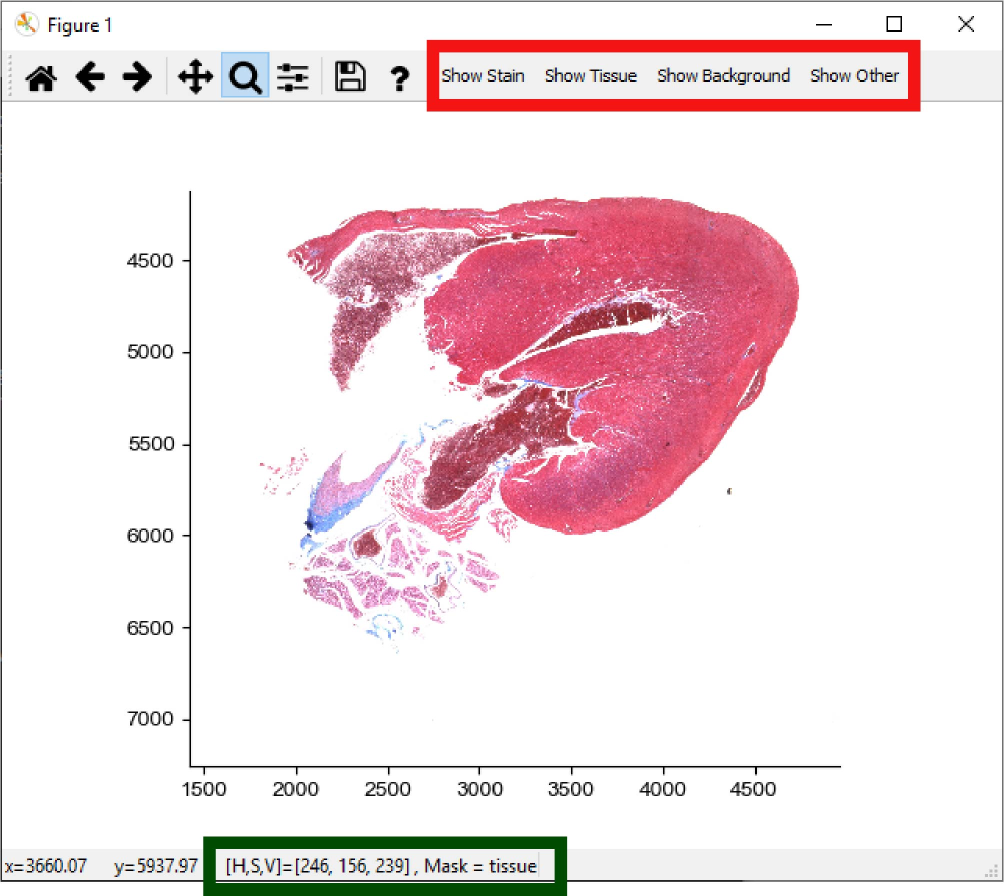
#> input picture images/color_rules_view.jpg, 2008 x 1791 px (shown at 1/2 size)
$ python 'Automated Fibrosis Analysis Toolkit.py'
#> lines starting #> are read from the running program, lines starting #| are printed output that depends on the picture; after the words box and inside, x2 and y2 are one past the last pixel; in counts of white or black regions, pixels touching at a corner belong together; long printed decimals are rounded
### fibrosis.py
#!/usr/bin/env python3
# -*- coding: utf-8 -*-
"""
Blue Fibrosis Analysis

This file contains the body of loading analyzing and saving the images
for the specific algorithms see fibrosis_analysis.py and settings.py
"""

import matplotlib.pyplot as plt
import tkinter as tk
from tkinter import filedialog
import numpy as np
from skimage import io, color, img_as_float, img_as_uint
from PIL import Image

import settings
from settings import createColorMasks
from fibrosis_segmentation import findBlueAndRed, findWhite

#covers everything not selected by the mask and plots it
# [4 lines left out: function showMask, not called in this run]

#covers everything not selected by the mask
def coverUnMasked(im,mask):
    im_copy = img_as_uint(im)
    im_copy[np.logical_not(mask),:] = 0
    return im_copy

#increases the saturation to 100% for everything selected by the mask
def beautify(colorMask, HSV):
    im_copy = HSV.copy()
    im_copy[colorMask,1] = 255
    return im_copy

#dummy class to have the data dynamically assigned to it
class Data(object):
    pass

#prints the summary text from the analysis of one file
def printTextOne(filename, data):
    print(filename)
    print('Pixels counts:')
    print('\tPass 1: Red: {red1}, Blue: {blue1}, White: {white1}, Other: {other1}'.format(**data.colorCounts))
    print('\tFinal: Red: {red2}, Blue: {blue2}, White: {white2}, Other: {other2}'.format(**data.colorCounts))
    print('The percent fibrosis in relation to the red tissue is %{}'.format(data.pfibvred))

#saves the images generated by the analysis
def saveOne(filename, savedir, data):
    if savedir is None or len(savedir) == 0:
        return
    filename = filename.split('.')[0]

    savename = '{}/{}_{{}}.jpeg'.format(savedir,filename)

    io.imsave(savename.format('original'), data.RGB)

    if settings.show_firstPass:
        io.imsave(savename.format('RedMask1'), coverUnMasked(data.RGB, data.redMask1))
        io.imsave(savename.format('BlueMask1'), coverUnMasked(data.RGB, data.blueMask1))
        io.imsave(savename.format('WhiteMask1'), coverUnMasked(data.RGB, data.whiteMask1))
        io.imsave(savename.format('OtherMask1'), coverUnMasked(data.RGB, data.otherMask1))

    io.imsave(savename.format('RedMaskFinal'), coverUnMasked(data.RGB, data.redMask2))
    io.imsave(savename.format('BlueMaskFinal'), coverUnMasked(data.RGB, data.blueMask2))
    io.imsave(savename.format('WhiteMaskFinal'), coverUnMasked(data.RGB, data.whiteMask2))
    io.imsave(savename.format('OtherMaskFinal'), coverUnMasked(data.RGB, data.otherMask2))

    io.imsave(savename.format('BeautiyBlue'), img_as_uint(color.hsv2rgb(data.beautifyBlue)))

#plots the images generated by analysis
def plotOne(filename, data):
    if not settings.show_images:
        return
    ## Display orginal image
    plt.figure();
    plt.title(filename);
    plt.axis('off')
    plt.imshow(data.RGB);

    if settings.show_firstPass:
        plt.figure(figsize = (1,2))
        plt.subplot(1,2,1)

        showMask(data.RGB, data.redMask1, 'Red Mask 1')
        plt.subplot(1,2,2)
        showMask(data.RGB, data.blueMask1, 'Blue Mask 1')

        plt.figure(figsize = (1,2))
        plt.subplot(1,2,1)
        showMask(data.RGB, data.whiteMask1, 'White Mask 1')
        plt.subplot(1,2,2)
        showMask(data.RGB, data.otherMask1, 'Other Mask 1')

    plt.figure(figsize = (1,2))
    plt.subplot(1,2,1)
    showMask(data.RGB, data.redMask2, 'Red Mask')
    plt.subplot(1,2,2)
    showMask(data.RGB, data.blueMask2, 'Blue Mask')

    plt.figure(figsize = (1,2))
    plt.subplot(1,2,1)
    showMask(data.RGB, data.whiteMask2, 'White Mask')
    plt.subplot(1,2,2)
    showMask(data.RGB, data.otherMask2, 'Other Mask')

    plt.figure()
    plt.title('Beautify Fibrosis')
    plt.axis('off')
    plt.imshow(color.hsv2rgb(data.beautifyBlue))

#process one file, dividing the file into blue (fibrosis), red (tissue), white, and unclassified
def processOne(im):
    RGB = np.asarray(im.convert('RGB'))
    HSV = np.asarray(im.convert('HSV'))
    LAB = color.rgb2lab(RGB)

# [10 lines of commented-out code are left out]
    whiteMask1, redMask1, blueMask1, otherMask1 = createColorMasks(HSV, RGB)
    otherwhiteMask = findWhite(whiteMask1,redMask1,blueMask1,otherMask1,LAB)
    otherMask = otherMask1 & np.logical_not(otherwhiteMask)
    whiteMask = whiteMask1 | otherwhiteMask

    #catagorize other
    otherredMask, otherblueMask, otherotherMask = findBlueAndRed(otherwhiteMask,redMask1,blueMask1,otherMask,LAB)

    redMask = redMask1 | otherredMask
    blueMask = blueMask1 | otherblueMask

    beautifyBlue = beautify(blueMask, HSV)
    colorCounts = {'red1':np.sum(redMask1),'blue1':np.sum(blueMask1),
                   'white1':np.sum(whiteMask1),'other1':np.sum(otherMask1),
                   'red2':np.sum(redMask),'blue2':np.sum(blueMask),
                   'white2':np.sum(whiteMask),'other2':np.sum(otherotherMask)
                   }
    # Calculate the area of the red pixels
    redcount = np.sum(redMask)
    bluecount = np.sum(blueMask)
    pfibvred=100*(bluecount/(bluecount+redcount))

    data = Data()
    data.RGB = RGB
    data.HSV = HSV
    data.redMask1 = redMask1
    data.blueMask1 = blueMask1
    data.whiteMask1 = whiteMask1
    data.otherMask1 = otherMask1
    data.redMask2 = redMask
    data.blueMask2 = blueMask
    data.whiteMask2 = whiteMask
    data.otherMask2 = otherotherMask
    data.beautifyBlue = beautifyBlue
    data.colorCounts = colorCounts
    data.pfibvred = pfibvred
    return data

#gethers user input and processes all files, saving and ploting as requested
def main():
    root = tk.Tk()
    root.withdraw()
    filepaths =  filedialog.askopenfilenames(title='Select Files for Fibrosis')
#> the answer given: images/color_rules_view.jpg
    if len(filepaths) == 0:
        return
    root = tk.Tk()
    root.withdraw()
    savefile = filedialog.asksaveasfile(title='Save Analysis to csv',defaultextension='.csv',filetypes=[('csv files', '.csv')])
    if savefile is not None:
        savefile.write('file name, % fibrosis, red count 1, blue count 1, white count 1, other count 1, red count 2, blue count 2, white count 2, other count 2\n')
    savedir = None
    if settings.save_images:
        savedir = filedialog.askdirectory(title='Directory to save images')
#> the answer given: images


    for filepath in filepaths:
        im = Image.open(filepath)
#> im is the input picture: PIL image 2008x1791 RGB; mean R, G, B 240.6, 223.7, 226.9

        filename = filepath.split('/')[-1]
        data = processOne(im)

        bluePix1 = data.RGB[data.blueMask1][:,2]
        bluePix2 = data.RGB[data.blueMask2][:,2]
# [4 lines of commented-out code are left out]

        printTextOne(filename, data)
        plotOne(filename, data)
        saveOne(filename, savedir, data)

        if savefile is not None:
            savefile.write('{}, {}, {red1}, {blue1}, {white1}, {other1}, {red2}, {blue2}, {white2}, {other2}\n'.format(filename,data.pfibvred,**data.colorCounts))
#    plt.show()
    if savefile is not None:
        savefile.close()

# [2 lines that do not run on import are left out]

### settings.py
#!/usr/bin/env python3
# -*- coding: utf-8 -*-
import numpy as np

min_blue_saturation = 0*255

###############################################################################
# this function creates the color masks
# change it if the first pass is picking up the wrong colors
def createColorMasks(HSV, RGB):
#    whiteMask = LAB[...,0] > 70
#    redMask = (LAB[...,1] > 10) & (LAB[...,2] > 0) & np.logical_not(whiteMask)
#    blueMask = (LAB[...,2] < 0) & (LAB[...,1] < 15) & np.logical_not(whiteMask) & np.logical_not(redMask)

    whiteMask = (HSV[...,1] <= 0.06*255) & (HSV[...,2] >= 0.8*255)
    redMask = (0.78*255 < HSV[...,0]) & (HSV[...,0] < 1*255) & np.logical_not(whiteMask)
    blueMask = (0.69*255 < HSV[...,0]) & (HSV[...,0] < 0.72*255) & (HSV[...,1] >= min_blue_saturation) & np.logical_not(whiteMask)
    otherMask = np.logical_not(whiteMask|blueMask|redMask)
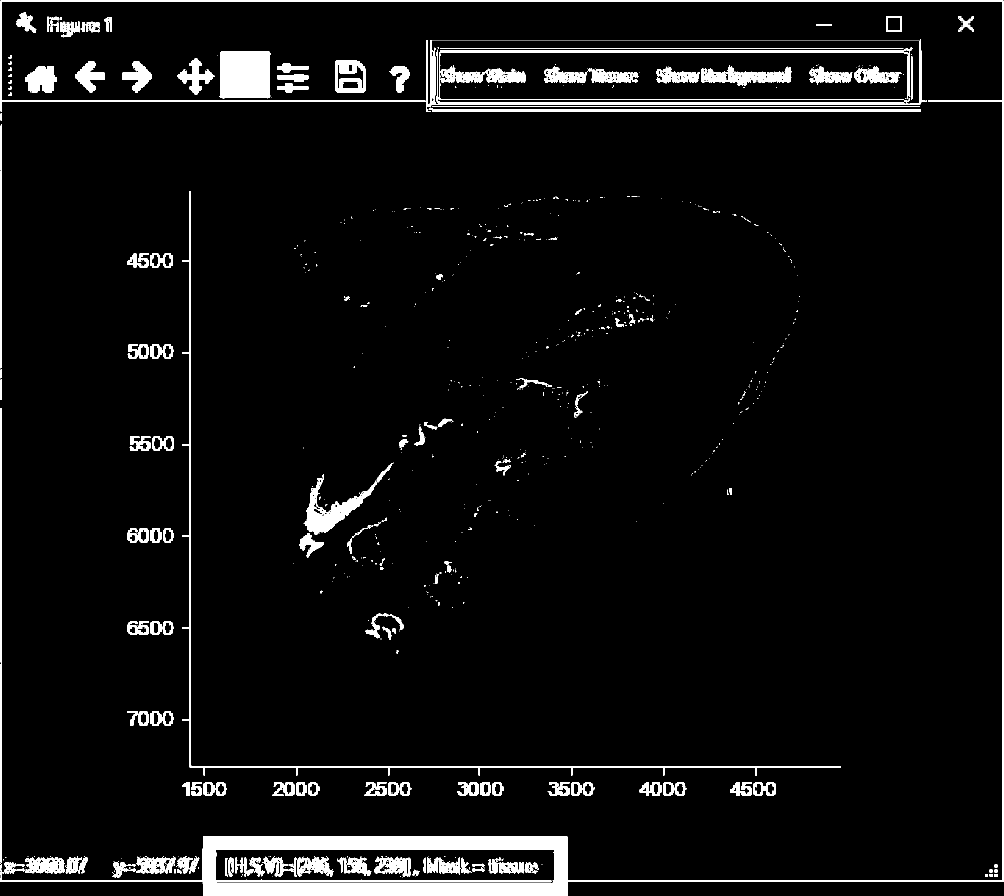
#> otherMask: shape (1791, 2008) bool (shown at 1/2 size); 5.3% white; 1269 white regions (1110 under 20 px), largest, box (x1, y1, x2, y2) and area: (0, 1, 2007, 1791) 66892, (852, 79, 1850, 224) 17886, (439, 102, 541, 197) 9220

    return whiteMask, redMask, blueMask, otherMask

###############################################################################
# k neighbors classifier settings
## this is the second pass which attempts to classify pixes missed in the first
## pass into blue, red, or unidentifiable. It does not classify white, that is
## is done separately

#raw settings for KNeighborsClassifier
#see https://scikit-learn.org/stable/modules/generated/sklearn.neighbors.KNeighborsClassifier.html#sklearn.neighbors.KNeighborsClassifier
KNN : dict = {'n_neighbors':5, 'n_jobs':-1}

# dont classify points if the color is very different from red, blue or white
useWeights : bool = False
# number of standard deviations which makes a color very different
stdevMultiplier : float = 2

# minimum fraction of neighbors with the same label needed to classify a pixel
#default 1 or 100% of neighbors must be the same
min_consensus : float = 0.8

# fraction of the number of colored pixels
# this is used becase if all white values were taken it would take prohibitively
# long so instead a random sample of white values are added in
# increase this to decrease the variability in results
# should be greater than 0
frac_white : float = 0.25
frac_blue : float = 0.95
frac_red : float = 0.75

max_blue : int = 500000
max_red : int = 1000000

###############################################################################
# other settings

# show masks of the color filter results
show_firstPass = False

# save mask images to a directory
save_images = True

# show image plots
show_images = False
###############################################################################

### fibrosis_segmentation.py
#!/usr/bin/env python3
# -*- coding: utf-8 -*-
"""
This file contains the additional color segmentation algorithms used after the
color filters have been run
"""


import sklearn.linear_model as lm
import sklearn.neighbors as nei
import numpy as np

import settings

#categorize white pixes in other/unknown given the pixes which are white and
#colored from the rest of the image
def whiteVsColor(whiteMask,colorMask,otherMask,HSV):
    labels = np.ones(shape=(HSV.shape[0],HSV.shape[1]))*-1
    labels[whiteMask] = 0
    labels[colorMask] = 1

    HSVflat = np.reshape(HSV, (HSV.shape[0]*HSV.shape[1],3))
    labelsFlat = labels.flatten()
    whereCat = np.where(labelsFlat != -1)[0]
    whereOther = np.where(otherMask.flatten())[0]
    labelsFlatCat = labelsFlat[whereCat]
    HSVflatOther = HSVflat[whereOther,:]
    HSVflatCat = HSVflat[whereCat,:]

    regress = lm.LinearRegression(n_jobs=-1)
    #regress = lm.Lars()
    regress.fit(HSVflatCat,labelsFlatCat)
    pred = regress.predict(HSVflatOther)
    pred_round = np.round(pred)
    #print(pred.min(),pred.max())

    whereOther2D = np.where(otherMask)
#> whereOther2D = 190519 positions, rows 1 to 1790, columns 0 to 2006
    otherwhiteMask = otherMask.copy()
    otherwhiteMask[whereOther2D[0][pred_round!=0],whereOther2D[1][pred_round!=0]] = False

    return otherwhiteMask

#segement out the white from other/unknown
#this uses linear regression on the already categorized white in order to
#predict which uncategorized pixels may be white
def findWhite(whiteMask,redMask,blueMask,otherMask,HSV):
    whiteVRedMask = whiteVsColor(whiteMask,redMask,otherMask,HSV)
    whiteVBlueMask = whiteVsColor(whiteMask,blueMask,otherMask,HSV)
    otherwhiteMask = whiteVRedMask & whiteVBlueMask
    return otherwhiteMask

#segement out blue and red from other/unkown
#this uses KNN to predict the color label for unkown pixels
def findBlueAndRed(whiteMask,redMask,blueMask,otherMask,LAB):
    # [9 lines left out: function getWeights, not called in this run]

    whereBlue = np.where(blueMask)
#> whereBlue = 1555 positions, rows 35 to 1762, columns 1 to 1855
    whereRed = np.where(redMask)
#> whereRed = 509074 positions, rows 33 to 1763, columns 1 to 1850
    whereWhite = np.where(whiteMask)
#> whereWhite = 103918 positions, rows 1 to 1790, columns 0 to 2006

    numBlue = int(settings.frac_blue*len(whereBlue[0]))
#> numBlue = 1477
    numBlue = numBlue if numBlue < settings.max_blue else settings.max_blue
    numRed = int(settings.frac_red*len(whereRed[0]))
#> numRed = 381805
    numRed = numRed if numRed < settings.max_red else settings.max_red
    numWhite = int((numRed+numBlue)*settings.frac_white)
#> numWhite = 95820

    blueIdx = np.random.randint(0, len(whereBlue[0]), numBlue)
#> blueIdx = 1477 values, max 1552 at index 180, min 0 at index 518, mean 777.2
    redIdx = np.random.randint(0, len(whereRed[0]), numRed)
    whiteIdx = np.random.randint(0, len(whereWhite[0]), numWhite)

    labels = np.ones(shape=(LAB.shape[0],LAB.shape[1]))*-1
    labels[whereRed[0][redIdx], whereRed[1][redIdx]] = 0
    labels[whereBlue[0][blueIdx], whereBlue[1][blueIdx]] = 1
    labels[whereWhite[0][whiteIdx],whereWhite[1][whiteIdx]] = 2

    HSVflat = np.reshape(LAB, (LAB.shape[0]*LAB.shape[1],3))
    labelsFlat = labels.flatten()

    whereCat = np.where(labelsFlat != -1)[0]
    whereOther = np.where(otherMask.flatten())[0]
    labelsFlatCat = labelsFlat[whereCat]
    HSVflatOther = HSVflat[whereOther,:]
    HSVflatCat = HSVflat[whereCat,:]

    if settings.useWeights and 'weights' not in settings.KNN:
        settings.KNN['weights'] = getWeights

    regress = nei.KNeighborsClassifier(**settings.KNN)
    regress.fit(HSVflatCat,labelsFlatCat)
    pred_prob = regress.predict_proba(HSVflatOther)
    pred_round = np.argmax(pred_prob,axis=1)
    max_prob = np.max(pred_prob,axis=1)
    pred_round[max_prob < settings.min_consensus] = -1
    pred_round[pred_round == 2] = -1

    whereOther2D = np.where(otherMask)
#> whereOther2D = 86601 positions, rows 2 to 1763, columns 1 to 2005
    otherredMask = otherMask.copy()
    otherredMask[whereOther2D[0][pred_round!=0],whereOther2D[1][pred_round!=0]] = False
    otherblueMask = otherMask.copy()
    otherblueMask[whereOther2D[0][pred_round!=1],whereOther2D[1][pred_round!=1]] = False
    otherotherMask = otherMask.copy()
    otherotherMask[whereOther2D[0][pred_round!=-1],whereOther2D[1][pred_round!=-1]] = False

    return otherredMask, otherblueMask, otherotherMask

### Automated Fibrosis Analysis Toolkit.py
#!/usr/bin/env python3
# -*- coding: utf-8 -*-

if __name__ == "__main__":
    try:
        from fibrosis import main
        main()
#> in beautify, `im_copy[colorMask,1] = 255`:
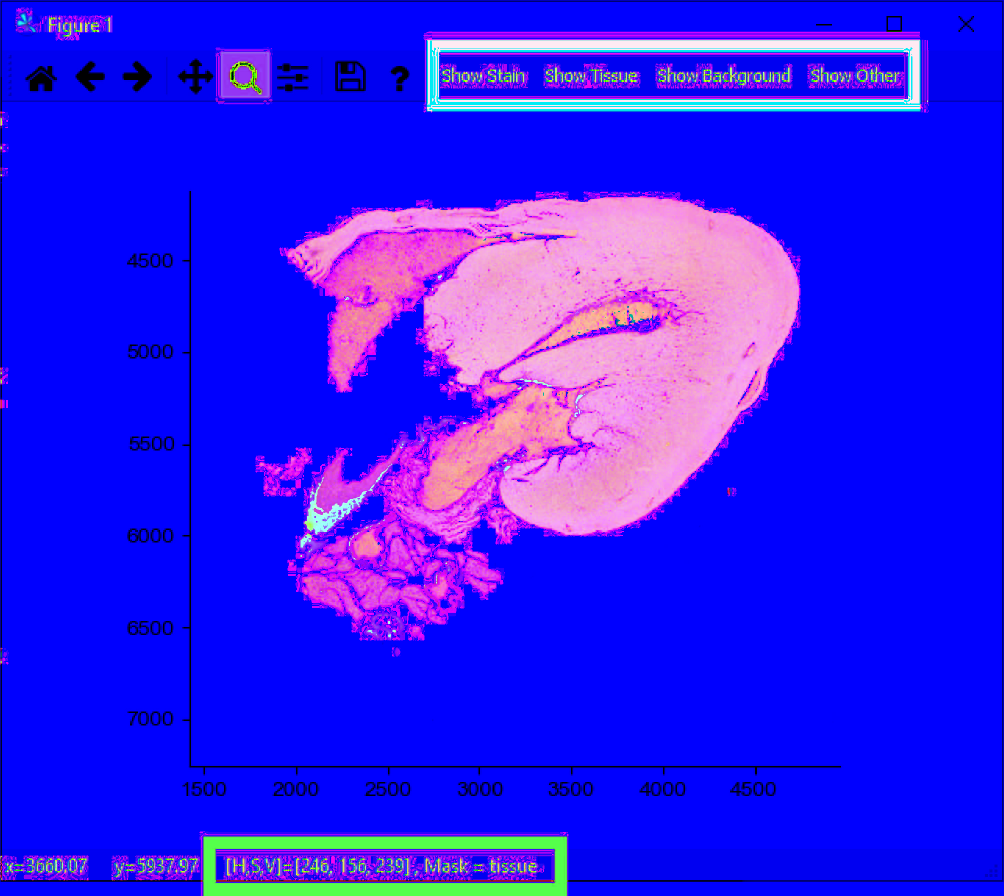
#> im_copy: shape (1791, 2008, 3) (shown at 1/2 size); mean R, G, B 44.9, 25.7, 242.1
#> in processOne, `colorCounts = {'red1':np.sum(redMask1),'blue1':np.sum(blueMask1), 'whi..`: colorCounts = {'red1': 509074, 'blue1': 1555, 'white1': 2895180, 'other1': 190519, 'red2': 572285, 'blue2': 11488, 'white2': 2999098, 'other2': 13457}
#> in processOne, `redcount = np.sum(redMask)`: redcount = 572285
#> in processOne, `bluecount = np.sum(blueMask)`: bluecount = 11488
#> in processOne, `pfibvred=100*(bluecount/(bluecount+redcount))`: pfibvred = 1.97
#> in processOne, `data.colorCounts = colorCounts`: data.colorCounts has the same summary as colorCounts
#> in main, `bluePix1 = data.RGB[data.blueMask1][:,2]`: bluePix1 = 1555 values, max 255 at index 29, min 4 at index 97, mean 164.5
#> in main, `bluePix2 = data.RGB[data.blueMask2][:,2]`: bluePix2 = 11488 values, max 255 at index 306, min 3 at index 3236, mean 148.1
#| 	Pass 1: Red: 509074, Blue: 1555, White: 2895180, Other: 190519
#| 	Final: Red: 572285, Blue: 11488, White: 2999098, Other: 13457
#| The percent fibrosis in relation to the red tissue is %1.968
#> in coverUnMasked, `im_copy[np.logical_not(mask),:] = 0`:
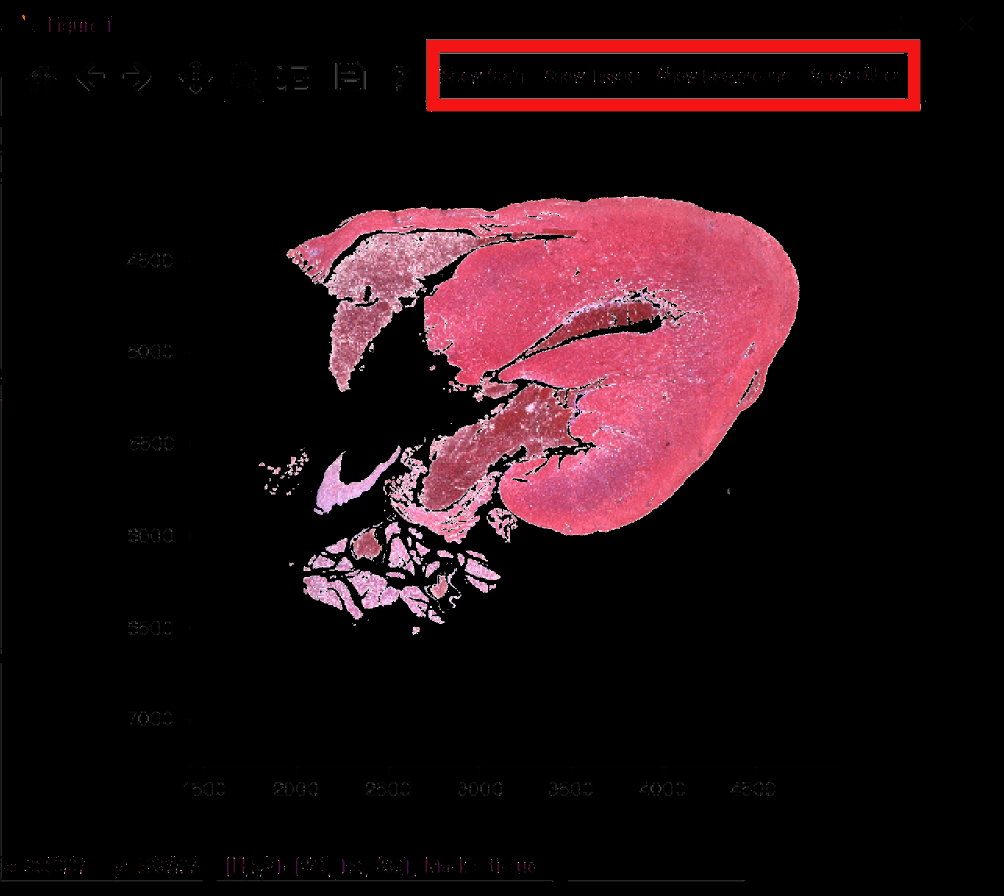
#> im_copy: shape (1791, 2008, 3) uint16 (shown at 1/2 size); mean R, G, B 8359.1, 3776, 4771.4; drawn with min black and max white
        input('Press Enter to continue ...')
    except Exception as e:
        import traceback
        import sys
        traceback.print_exc(file=sys.stdout)
        print(e)
        input('Press Enter to continue ...')
